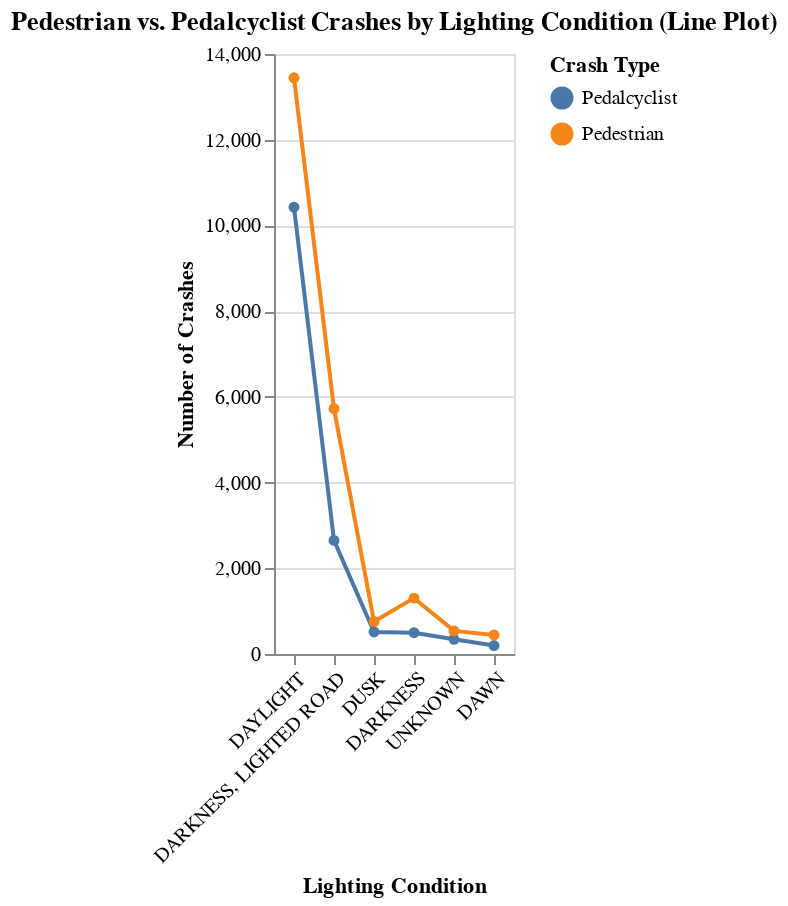

The notebook cell this image was saved under:
### Markdown cell above
#### The data revealed that our hypothesis was correct. There are consistent records that pedestrian-related accidents are far greater than pedal-cyclists regardless of the lighting condition. An explanation could be that the number of cyclists is much smaller than the number of people who walk in the city. Therefore, the sample space of pedal-cyclists is much smaller, and naturally the number of pedestrian-only incidents will be far greater.

### Code cell
import altair as alt

# Line plot
line_chart = alt.Chart(grouped).mark_line(point=True).encode(
    x=alt.X('LIGHTING_CONDITION:N', title='Lighting Condition', sort='-y'),
    y=alt.Y('Count:Q', title='Number of Crashes'),
    color=alt.Color('Type:N', title='Crash Type'),
    tooltip=['Type:N', 'LIGHTING_CONDITION:N', 'Count:Q']
).properties(
    title='Pedestrian vs. Pedalcyclist Crashes by Lighting Condition (Line Plot)'
).configure_axisX(labelAngle=-45)

line_chart.show()

![Visual3](visuals/visualization_3.png)

### Figure 1 — Vega-Lite specification as saved in the notebook (floating-point values rounded to 4 significant figures)
{"config": {"view": {"continuousWidth": 300, "continuousHeight": 300}, "axisX": {"labelAngle": -45}}, "data": {"name": "data-16061ef2e3723e8b14e45b111b6fa89e"}, "mark": {"type": "line", "point": true}, "encoding": {"color": {"field": "Type", "title": "Crash Type", "type": "nominal"}, "tooltip": [{"field": "Type", "type": "nominal"}, {"field": "LIGHTING_CONDITION", "type": "nominal"}, {"field": "Count", "type": "quantitative"}], "x": {"field": "LIGHTING_CONDITION", "sort": "-y", "title": "Lighting Condition", "type": "nominal"}, "y": {"field": "Count", "title": "Number of Crashes", "type": "quantitative"}}, "title": "Pedestrian vs. Pedalcyclist Crashes by Lighting Condition (Line Plot)", "$schema": "https://vega.github.io/schema/vega-lite/v5.20.1.json", "datasets": {"data-16061ef2e3723e8b14e45b111b6fa89e": [{"Type": "Pedalcyclist", "LIGHTING_CONDITION": "DARKNESS", "Count": 498}, {"Type": "Pedalcyclist", "LIGHTING_CONDITION": "DARKNESS, LIGHTED ROAD", "Count": 2651}, {"Type": "Pedalcyclist", "LIGHTING_CONDITION": "DAWN", "Count": 198}, {"Type": "Pedalcyclist", "LIGHTING_CONDITION": "DAYLIGHT", "Count": 10426}, {"Type": "Pedalcyclist", "LIGHTING_CONDITION": "DUSK", "Count": 514}, {"Type": "Pedalcyclist", "LIGHTING_CONDITION": "UNKNOWN", "Count": 343}, {"Type": "Pedestrian", "LIGHTING_CONDITION": "DARKNESS", "Count": 1304}, {"Type": "Pedestrian", "LIGHTING_CONDITION": "DARKNESS, LIGHTED ROAD", "Count": 5724}, {"Type": "Pedestrian", "LIGHTING_CONDITION": "DAWN", "Count": 444}, {"Type": "Pedestrian", "LIGHTING_CONDITION": "DAYLIGHT", "Count": 13444}, {"Type": "Pedestrian", "LIGHTING_CONDITION": "DUSK", "Count": 757}, {"Type": "Pedestrian", "LIGHTING_CONDITION": "UNKNOWN", "Count": 539}]}}
